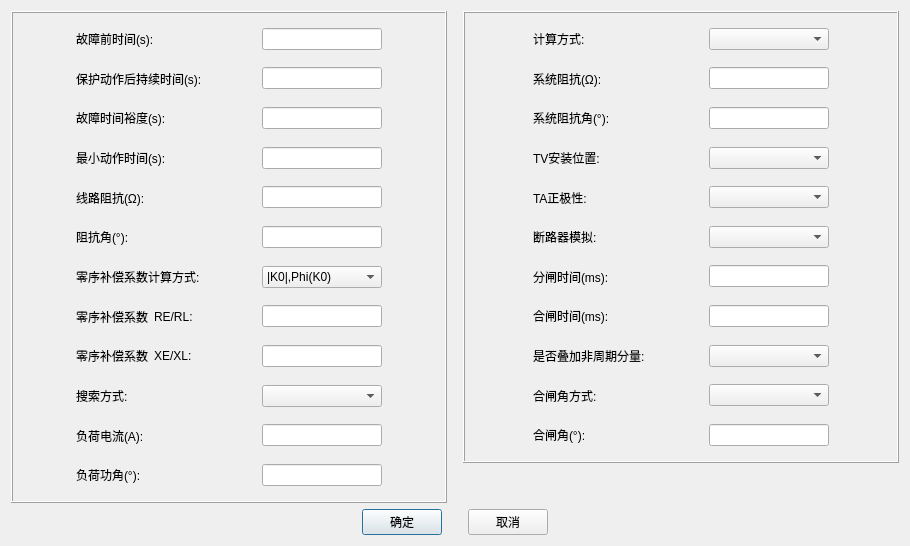
<?xml version="1.0" encoding="UTF-8"?>
<ui version="4.0">
 <class>QDistanceSearchCommonParasDlg</class>
 <widget class="QDialog" name="QDistanceSearchCommonParasDlg">
  <property name="geometry">
   <rect>
    <x>0</x>
    <y>0</y>
    <width>910</width>
    <height>546</height>
   </rect>
  </property>
  <property name="windowTitle">
   <string>通用参数</string>
  </property>
  <layout class="QHBoxLayout" name="horizontalLayout_2">
   <item>
    <layout class="QVBoxLayout" name="verticalLayout">
     <item>
      <layout class="QHBoxLayout" name="horizontalLayout_3">
       <item>
        <layout class="QVBoxLayout" name="verticalLayout_2">
         <item>
          <widget class="QFrame" name="frame">
           <property name="frameShape">
            <enum>QFrame::Box</enum>
           </property>
           <property name="frameShadow">
            <enum>QFrame::Raised</enum>
           </property>
           <layout class="QHBoxLayout" name="horizontalLayout_5">
            <item>
             <layout class="QGridLayout" name="gridLayout">
              <item row="0" column="2">
               <spacer name="horizontalSpacer_3">
                <property name="orientation">
                 <enum>Qt::Horizontal</enum>
                </property>
                <property name="sizeHint" stdset="0">
                 <size>
                  <width>40</width>
                  <height>20</height>
                 </size>
                </property>
               </spacer>
              </item>
              <item row="2" column="3">
               <widget class="QLineEdit" name="m_editFaultTime">
                <property name="sizePolicy">
                 <sizepolicy hsizetype="Fixed" vsizetype="Fixed">
                  <horstretch>0</horstretch>
                  <verstretch>0</verstretch>
                 </sizepolicy>
                </property>
                <property name="maximumSize">
                 <size>
                  <width>120</width>
                  <height>16777215</height>
                 </size>
                </property>
               </widget>
              </item>
              <item row="2" column="1">
               <widget class="QLabel" name="m_labFaultTime">
                <property name="sizePolicy">
                 <sizepolicy hsizetype="Preferred" vsizetype="Expanding">
                  <horstretch>0</horstretch>
                  <verstretch>0</verstretch>
                 </sizepolicy>
                </property>
                <property name="text">
                 <string>故障时间裕度(s):</string>
                </property>
               </widget>
              </item>
              <item row="8" column="3">
               <widget class="QLineEdit" name="m_editAngKx">
                <property name="sizePolicy">
                 <sizepolicy hsizetype="Fixed" vsizetype="Fixed">
                  <horstretch>0</horstretch>
                  <verstretch>0</verstretch>
                 </sizepolicy>
                </property>
                <property name="maximumSize">
                 <size>
                  <width>120</width>
                  <height>16777215</height>
                 </size>
                </property>
               </widget>
              </item>
              <item row="12" column="1">
               <widget class="QLabel" name="m_labILoadPh">
                <property name="sizePolicy">
                 <sizepolicy hsizetype="Preferred" vsizetype="Expanding">
                  <horstretch>0</horstretch>
                  <verstretch>0</verstretch>
                 </sizepolicy>
                </property>
                <property name="text">
                 <string>负荷功角(°):</string>
                </property>
               </widget>
              </item>
              <item row="12" column="3">
               <widget class="QLineEdit" name="m_editILoadPh">
                <property name="sizePolicy">
                 <sizepolicy hsizetype="Fixed" vsizetype="Fixed">
                  <horstretch>0</horstretch>
                  <verstretch>0</verstretch>
                 </sizepolicy>
                </property>
                <property name="maximumSize">
                 <size>
                  <width>120</width>
                  <height>16777215</height>
                 </size>
                </property>
               </widget>
              </item>
              <item row="0" column="4">
               <spacer name="horizontalSpacer_4">
                <property name="orientation">
                 <enum>Qt::Horizontal</enum>
                </property>
                <property name="sizeHint" stdset="0">
                 <size>
                  <width>40</width>
                  <height>20</height>
                 </size>
                </property>
               </spacer>
              </item>
              <item row="8" column="1">
               <layout class="QHBoxLayout" name="horizontalLayout_8">
                <item>
                 <widget class="QLabel" name="m_labAngKx_2">
                  <property name="sizePolicy">
                   <sizepolicy hsizetype="Fixed" vsizetype="Expanding">
                    <horstretch>0</horstretch>
                    <verstretch>0</verstretch>
                   </sizepolicy>
                  </property>
                  <property name="text">
                   <string>零序补偿系数</string>
                  </property>
                 </widget>
                </item>
                <item>
                 <widget class="QLabel" name="m_labAngKx">
                  <property name="sizePolicy">
                   <sizepolicy hsizetype="Preferred" vsizetype="Preferred">
                    <horstretch>0</horstretch>
                    <verstretch>0</verstretch>
                   </sizepolicy>
                  </property>
                  <property name="text">
                   <string>XE/XL:</string>
                  </property>
                 </widget>
                </item>
               </layout>
              </item>
              <item row="3" column="1">
               <widget class="QLabel" name="m_labActionTime">
                <property name="sizePolicy">
                 <sizepolicy hsizetype="Preferred" vsizetype="Expanding">
                  <horstretch>0</horstretch>
                  <verstretch>0</verstretch>
                 </sizepolicy>
                </property>
                <property name="text">
                 <string>最小动作时间(s):</string>
                </property>
               </widget>
              </item>
              <item row="3" column="3">
               <widget class="QLineEdit" name="m_editActionTime">
                <property name="sizePolicy">
                 <sizepolicy hsizetype="Fixed" vsizetype="Fixed">
                  <horstretch>0</horstretch>
                  <verstretch>0</verstretch>
                 </sizepolicy>
                </property>
                <property name="maximumSize">
                 <size>
                  <width>120</width>
                  <height>16777215</height>
                 </size>
                </property>
               </widget>
              </item>
              <item row="0" column="0">
               <spacer name="horizontalSpacer_2">
                <property name="orientation">
                 <enum>Qt::Horizontal</enum>
                </property>
                <property name="sizeHint" stdset="0">
                 <size>
                  <width>40</width>
                  <height>20</height>
                 </size>
                </property>
               </spacer>
              </item>
              <item row="0" column="1">
               <widget class="QLabel" name="m_labPreTime">
                <property name="sizePolicy">
                 <sizepolicy hsizetype="Preferred" vsizetype="Expanding">
                  <horstretch>0</horstretch>
                  <verstretch>0</verstretch>
                 </sizepolicy>
                </property>
                <property name="text">
                 <string>故障前时间(s):</string>
                </property>
               </widget>
              </item>
              <item row="1" column="1">
               <widget class="QLabel" name="m_labTimeAfterTrigger">
                <property name="sizePolicy">
                 <sizepolicy hsizetype="Preferred" vsizetype="Expanding">
                  <horstretch>0</horstretch>
                  <verstretch>0</verstretch>
                 </sizepolicy>
                </property>
                <property name="text">
                 <string>保护动作后持续时间(s):</string>
                </property>
               </widget>
              </item>
              <item row="10" column="1">
               <widget class="QLabel" name="m_labSearchMode">
                <property name="sizePolicy">
                 <sizepolicy hsizetype="Preferred" vsizetype="Expanding">
                  <horstretch>0</horstretch>
                  <verstretch>0</verstretch>
                 </sizepolicy>
                </property>
                <property name="text">
                 <string>搜索方式:</string>
                </property>
               </widget>
              </item>
              <item row="10" column="3">
               <widget class="CExBaseListComboBox" name="m_cbbSearchMode">
                <property name="sizePolicy">
                 <sizepolicy hsizetype="Fixed" vsizetype="Fixed">
                  <horstretch>0</horstretch>
                  <verstretch>0</verstretch>
                 </sizepolicy>
                </property>
                <property name="minimumSize">
                 <size>
                  <width>0</width>
                  <height>0</height>
                 </size>
                </property>
                <property name="maximumSize">
                 <size>
                  <width>120</width>
                  <height>16777215</height>
                 </size>
                </property>
               </widget>
              </item>
              <item row="11" column="3">
               <widget class="QLineEdit" name="m_editILoad">
                <property name="sizePolicy">
                 <sizepolicy hsizetype="Fixed" vsizetype="Fixed">
                  <horstretch>0</horstretch>
                  <verstretch>0</verstretch>
                 </sizepolicy>
                </property>
                <property name="maximumSize">
                 <size>
                  <width>120</width>
                  <height>16777215</height>
                 </size>
                </property>
               </widget>
              </item>
              <item row="11" column="1">
               <widget class="QLabel" name="m_labILoad">
                <property name="sizePolicy">
                 <sizepolicy hsizetype="Preferred" vsizetype="Expanding">
                  <horstretch>0</horstretch>
                  <verstretch>0</verstretch>
                 </sizepolicy>
                </property>
                <property name="text">
                 <string>负荷电流(A):</string>
                </property>
               </widget>
              </item>
              <item row="0" column="3">
               <widget class="QLineEdit" name="m_editPreFaultTime">
                <property name="sizePolicy">
                 <sizepolicy hsizetype="Fixed" vsizetype="Fixed">
                  <horstretch>0</horstretch>
                  <verstretch>0</verstretch>
                 </sizepolicy>
                </property>
                <property name="minimumSize">
                 <size>
                  <width>120</width>
                  <height>0</height>
                 </size>
                </property>
                <property name="maximumSize">
                 <size>
                  <width>120</width>
                  <height>16777215</height>
                 </size>
                </property>
               </widget>
              </item>
              <item row="1" column="3">
               <widget class="QLineEdit" name="m_editTimeAfterTrigger">
                <property name="sizePolicy">
                 <sizepolicy hsizetype="Fixed" vsizetype="Fixed">
                  <horstretch>0</horstretch>
                  <verstretch>0</verstretch>
                 </sizepolicy>
                </property>
                <property name="minimumSize">
                 <size>
                  <width>120</width>
                  <height>0</height>
                 </size>
                </property>
                <property name="maximumSize">
                 <size>
                  <width>120</width>
                  <height>16777215</height>
                 </size>
                </property>
               </widget>
              </item>
              <item row="7" column="3">
               <widget class="QLineEdit" name="m_editKlKr">
                <property name="sizePolicy">
                 <sizepolicy hsizetype="Fixed" vsizetype="Fixed">
                  <horstretch>0</horstretch>
                  <verstretch>0</verstretch>
                 </sizepolicy>
                </property>
                <property name="maximumSize">
                 <size>
                  <width>120</width>
                  <height>16777215</height>
                 </size>
                </property>
               </widget>
              </item>
              <item row="7" column="1">
               <layout class="QHBoxLayout" name="horizontalLayout">
                <item>
                 <widget class="QLabel" name="m_labKlKr_2">
                  <property name="sizePolicy">
                   <sizepolicy hsizetype="Fixed" vsizetype="Expanding">
                    <horstretch>0</horstretch>
                    <verstretch>0</verstretch>
                   </sizepolicy>
                  </property>
                  <property name="text">
                   <string>零序补偿系数</string>
                  </property>
                 </widget>
                </item>
                <item>
                 <widget class="QLabel" name="m_labKlKr">
                  <property name="sizePolicy">
                   <sizepolicy hsizetype="Preferred" vsizetype="Preferred">
                    <horstretch>0</horstretch>
                    <verstretch>0</verstretch>
                   </sizepolicy>
                  </property>
                  <property name="text">
                   <string>RE/RL:</string>
                  </property>
                 </widget>
                </item>
               </layout>
              </item>
              <item row="4" column="1">
               <widget class="QLabel" name="m_labZl">
                <property name="sizePolicy">
                 <sizepolicy hsizetype="Preferred" vsizetype="Expanding">
                  <horstretch>0</horstretch>
                  <verstretch>0</verstretch>
                 </sizepolicy>
                </property>
                <property name="text">
                 <string>线路阻抗(Ω):</string>
                </property>
               </widget>
              </item>
              <item row="6" column="1">
               <widget class="QLabel" name="m_labK0Mode">
                <property name="sizePolicy">
                 <sizepolicy hsizetype="Preferred" vsizetype="Expanding">
                  <horstretch>0</horstretch>
                  <verstretch>0</verstretch>
                 </sizepolicy>
                </property>
                <property name="text">
                 <string>零序补偿系数计算方式:</string>
                </property>
               </widget>
              </item>
              <item row="6" column="3">
               <widget class="QComboBox" name="m_cbbK0Mode">
                <property name="sizePolicy">
                 <sizepolicy hsizetype="Fixed" vsizetype="Fixed">
                  <horstretch>0</horstretch>
                  <verstretch>0</verstretch>
                 </sizepolicy>
                </property>
                <property name="maximumSize">
                 <size>
                  <width>120</width>
                  <height>16777215</height>
                 </size>
                </property>
                <item>
                 <property name="text">
                  <string>|K0|,Phi(K0)</string>
                 </property>
                </item>
                <item>
                 <property name="text">
                  <string>RERL,XEXL</string>
                 </property>
                </item>
                <item>
                 <property name="text">
                  <string>|Z0/Z1|,Phi(Z0/Z1)</string>
                 </property>
                </item>
               </widget>
              </item>
              <item row="4" column="3">
               <widget class="QLineEdit" name="m_editZl">
                <property name="sizePolicy">
                 <sizepolicy hsizetype="Fixed" vsizetype="Fixed">
                  <horstretch>0</horstretch>
                  <verstretch>0</verstretch>
                 </sizepolicy>
                </property>
                <property name="maximumSize">
                 <size>
                  <width>120</width>
                  <height>16777215</height>
                 </size>
                </property>
               </widget>
              </item>
              <item row="5" column="1">
               <widget class="QLabel" name="m_labZAng">
                <property name="sizePolicy">
                 <sizepolicy hsizetype="Preferred" vsizetype="Expanding">
                  <horstretch>0</horstretch>
                  <verstretch>0</verstretch>
                 </sizepolicy>
                </property>
                <property name="text">
                 <string>阻抗角(°):</string>
                </property>
               </widget>
              </item>
              <item row="5" column="3">
               <widget class="QLineEdit" name="m_editZAng">
                <property name="sizePolicy">
                 <sizepolicy hsizetype="Fixed" vsizetype="Fixed">
                  <horstretch>0</horstretch>
                  <verstretch>0</verstretch>
                 </sizepolicy>
                </property>
                <property name="maximumSize">
                 <size>
                  <width>120</width>
                  <height>16777215</height>
                 </size>
                </property>
               </widget>
              </item>
             </layout>
            </item>
           </layout>
          </widget>
         </item>
        </layout>
       </item>
       <item>
        <spacer name="horizontalSpacer">
         <property name="orientation">
          <enum>Qt::Horizontal</enum>
         </property>
         <property name="sizeType">
          <enum>QSizePolicy::Fixed</enum>
         </property>
         <property name="sizeHint" stdset="0">
          <size>
           <width>10</width>
           <height>20</height>
          </size>
         </property>
        </spacer>
       </item>
       <item>
        <layout class="QVBoxLayout" name="verticalLayout_3">
         <item>
          <widget class="QFrame" name="frame_3">
           <property name="frameShape">
            <enum>QFrame::Box</enum>
           </property>
           <property name="frameShadow">
            <enum>QFrame::Raised</enum>
           </property>
           <layout class="QHBoxLayout" name="horizontalLayout_7">
            <item>
             <layout class="QGridLayout" name="gridLayout_3">
              <item row="2" column="1">
               <widget class="QLabel" name="m_labZsAng">
                <property name="sizePolicy">
                 <sizepolicy hsizetype="Preferred" vsizetype="Expanding">
                  <horstretch>0</horstretch>
                  <verstretch>0</verstretch>
                 </sizepolicy>
                </property>
                <property name="text">
                 <string>系统阻抗角(°):</string>
                </property>
               </widget>
              </item>
              <item row="0" column="3">
               <widget class="QComboBox" name="m_cbbCalcuMode">
                <property name="sizePolicy">
                 <sizepolicy hsizetype="Fixed" vsizetype="Fixed">
                  <horstretch>0</horstretch>
                  <verstretch>0</verstretch>
                 </sizepolicy>
                </property>
                <property name="maximumSize">
                 <size>
                  <width>120</width>
                  <height>16777215</height>
                 </size>
                </property>
               </widget>
              </item>
              <item row="5" column="3">
               <widget class="CExBaseListComboBox" name="m_cbbSimulateBreakerDelay">
                <property name="sizePolicy">
                 <sizepolicy hsizetype="Fixed" vsizetype="Fixed">
                  <horstretch>0</horstretch>
                  <verstretch>0</verstretch>
                 </sizepolicy>
                </property>
                <property name="maximumSize">
                 <size>
                  <width>120</width>
                  <height>16777215</height>
                 </size>
                </property>
               </widget>
              </item>
              <item row="7" column="3">
               <widget class="QLineEdit" name="m_editBrkCloseTime">
                <property name="sizePolicy">
                 <sizepolicy hsizetype="Fixed" vsizetype="Fixed">
                  <horstretch>0</horstretch>
                  <verstretch>0</verstretch>
                 </sizepolicy>
                </property>
                <property name="maximumSize">
                 <size>
                  <width>120</width>
                  <height>16777215</height>
                 </size>
                </property>
               </widget>
              </item>
              <item row="9" column="3">
               <widget class="CExBaseListComboBox" name="m_cbbFaultAngMode">
                <property name="sizePolicy">
                 <sizepolicy hsizetype="Fixed" vsizetype="Fixed">
                  <horstretch>0</horstretch>
                  <verstretch>0</verstretch>
                 </sizepolicy>
                </property>
                <property name="maximumSize">
                 <size>
                  <width>120</width>
                  <height>16777215</height>
                 </size>
                </property>
               </widget>
              </item>
              <item row="3" column="4">
               <spacer name="horizontalSpacer_7">
                <property name="orientation">
                 <enum>Qt::Horizontal</enum>
                </property>
                <property name="sizeHint" stdset="0">
                 <size>
                  <width>40</width>
                  <height>20</height>
                 </size>
                </property>
               </spacer>
              </item>
              <item row="3" column="2">
               <spacer name="horizontalSpacer_6">
                <property name="orientation">
                 <enum>Qt::Horizontal</enum>
                </property>
                <property name="sizeHint" stdset="0">
                 <size>
                  <width>40</width>
                  <height>20</height>
                 </size>
                </property>
               </spacer>
              </item>
              <item row="3" column="0">
               <spacer name="horizontalSpacer_5">
                <property name="orientation">
                 <enum>Qt::Horizontal</enum>
                </property>
                <property name="sizeHint" stdset="0">
                 <size>
                  <width>40</width>
                  <height>20</height>
                 </size>
                </property>
               </spacer>
              </item>
              <item row="8" column="3">
               <widget class="QComboBox" name="m_cbbFaultId">
                <property name="sizePolicy">
                 <sizepolicy hsizetype="Fixed" vsizetype="Fixed">
                  <horstretch>0</horstretch>
                  <verstretch>0</verstretch>
                 </sizepolicy>
                </property>
                <property name="maximumSize">
                 <size>
                  <width>120</width>
                  <height>16777215</height>
                 </size>
                </property>
               </widget>
              </item>
              <item row="0" column="1">
               <widget class="QLabel" name="m_labCalMode">
                <property name="sizePolicy">
                 <sizepolicy hsizetype="Preferred" vsizetype="Expanding">
                  <horstretch>0</horstretch>
                  <verstretch>0</verstretch>
                 </sizepolicy>
                </property>
                <property name="text">
                 <string>计算方式:</string>
                </property>
               </widget>
              </item>
              <item row="3" column="1">
               <widget class="QLabel" name="m_labPTPos">
                <property name="sizePolicy">
                 <sizepolicy hsizetype="Preferred" vsizetype="Expanding">
                  <horstretch>0</horstretch>
                  <verstretch>0</verstretch>
                 </sizepolicy>
                </property>
                <property name="text">
                 <string>TV安装位置:</string>
                </property>
               </widget>
              </item>
              <item row="5" column="1">
               <widget class="QLabel" name="m_labSimulateBreakerDelay">
                <property name="sizePolicy">
                 <sizepolicy hsizetype="Preferred" vsizetype="Expanding">
                  <horstretch>0</horstretch>
                  <verstretch>0</verstretch>
                 </sizepolicy>
                </property>
                <property name="text">
                 <string>断路器模拟:</string>
                </property>
               </widget>
              </item>
              <item row="10" column="1">
               <widget class="QLabel" name="m_labFaultAng">
                <property name="sizePolicy">
                 <sizepolicy hsizetype="Preferred" vsizetype="Expanding">
                  <horstretch>0</horstretch>
                  <verstretch>0</verstretch>
                 </sizepolicy>
                </property>
                <property name="text">
                 <string>合闸角(°):</string>
                </property>
               </widget>
              </item>
              <item row="3" column="3">
               <widget class="CExBaseListComboBox" name="m_cbbPTPos">
                <property name="sizePolicy">
                 <sizepolicy hsizetype="Fixed" vsizetype="Fixed">
                  <horstretch>0</horstretch>
                  <verstretch>0</verstretch>
                 </sizepolicy>
                </property>
                <property name="minimumSize">
                 <size>
                  <width>120</width>
                  <height>0</height>
                 </size>
                </property>
               </widget>
              </item>
              <item row="9" column="1">
               <widget class="QLabel" name="m_labFaultAngMode">
                <property name="sizePolicy">
                 <sizepolicy hsizetype="Preferred" vsizetype="Expanding">
                  <horstretch>0</horstretch>
                  <verstretch>0</verstretch>
                 </sizepolicy>
                </property>
                <property name="text">
                 <string>合闸角方式:</string>
                </property>
               </widget>
              </item>
              <item row="7" column="1">
               <widget class="QLabel" name="m_labBrkCloseTime">
                <property name="sizePolicy">
                 <sizepolicy hsizetype="Preferred" vsizetype="Expanding">
                  <horstretch>0</horstretch>
                  <verstretch>0</verstretch>
                 </sizepolicy>
                </property>
                <property name="text">
                 <string>合闸时间(ms):</string>
                </property>
               </widget>
              </item>
              <item row="4" column="1">
               <widget class="QLabel" name="m_labCTPos">
                <property name="sizePolicy">
                 <sizepolicy hsizetype="Preferred" vsizetype="Expanding">
                  <horstretch>0</horstretch>
                  <verstretch>0</verstretch>
                 </sizepolicy>
                </property>
                <property name="text">
                 <string>TA正极性:</string>
                </property>
               </widget>
              </item>
              <item row="4" column="3">
               <widget class="CExBaseListComboBox" name="m_cbbCTPos">
                <property name="sizePolicy">
                 <sizepolicy hsizetype="Fixed" vsizetype="Fixed">
                  <horstretch>0</horstretch>
                  <verstretch>0</verstretch>
                 </sizepolicy>
                </property>
                <property name="maximumSize">
                 <size>
                  <width>120</width>
                  <height>16777215</height>
                 </size>
                </property>
               </widget>
              </item>
              <item row="10" column="3">
               <widget class="QLineEdit" name="m_editFaultAng">
                <property name="sizePolicy">
                 <sizepolicy hsizetype="Fixed" vsizetype="Fixed">
                  <horstretch>0</horstretch>
                  <verstretch>0</verstretch>
                 </sizepolicy>
                </property>
                <property name="maximumSize">
                 <size>
                  <width>120</width>
                  <height>16777215</height>
                 </size>
                </property>
               </widget>
              </item>
              <item row="6" column="1">
               <widget class="QLabel" name="m_labBrkBreakTime">
                <property name="sizePolicy">
                 <sizepolicy hsizetype="Preferred" vsizetype="Expanding">
                  <horstretch>0</horstretch>
                  <verstretch>0</verstretch>
                 </sizepolicy>
                </property>
                <property name="text">
                 <string>分闸时间(ms):</string>
                </property>
               </widget>
              </item>
              <item row="8" column="1">
               <widget class="QLabel" name="m_labFaultId">
                <property name="sizePolicy">
                 <sizepolicy hsizetype="Preferred" vsizetype="Expanding">
                  <horstretch>0</horstretch>
                  <verstretch>0</verstretch>
                 </sizepolicy>
                </property>
                <property name="text">
                 <string>是否叠加非周期分量:</string>
                </property>
               </widget>
              </item>
              <item row="6" column="3">
               <widget class="QLineEdit" name="m_editBrkBreakTime">
                <property name="sizePolicy">
                 <sizepolicy hsizetype="Fixed" vsizetype="Fixed">
                  <horstretch>0</horstretch>
                  <verstretch>0</verstretch>
                 </sizepolicy>
                </property>
                <property name="maximumSize">
                 <size>
                  <width>120</width>
                  <height>16777215</height>
                 </size>
                </property>
               </widget>
              </item>
              <item row="1" column="1">
               <widget class="QLabel" name="m_labZsMag">
                <property name="sizePolicy">
                 <sizepolicy hsizetype="Preferred" vsizetype="Expanding">
                  <horstretch>0</horstretch>
                  <verstretch>0</verstretch>
                 </sizepolicy>
                </property>
                <property name="text">
                 <string>系统阻抗(Ω):</string>
                </property>
               </widget>
              </item>
              <item row="2" column="3">
               <widget class="QLineEdit" name="m_editZsAng">
                <property name="sizePolicy">
                 <sizepolicy hsizetype="Fixed" vsizetype="Fixed">
                  <horstretch>0</horstretch>
                  <verstretch>0</verstretch>
                 </sizepolicy>
                </property>
                <property name="maximumSize">
                 <size>
                  <width>120</width>
                  <height>16777215</height>
                 </size>
                </property>
               </widget>
              </item>
              <item row="1" column="3">
               <widget class="QLineEdit" name="m_editZsMag">
                <property name="sizePolicy">
                 <sizepolicy hsizetype="Fixed" vsizetype="Fixed">
                  <horstretch>0</horstretch>
                  <verstretch>0</verstretch>
                 </sizepolicy>
                </property>
                <property name="maximumSize">
                 <size>
                  <width>120</width>
                  <height>16777215</height>
                 </size>
                </property>
               </widget>
              </item>
             </layout>
            </item>
           </layout>
          </widget>
         </item>
         <item>
          <spacer name="verticalSpacer">
           <property name="orientation">
            <enum>Qt::Vertical</enum>
           </property>
           <property name="sizeType">
            <enum>QSizePolicy::Preferred</enum>
           </property>
           <property name="sizeHint" stdset="0">
            <size>
             <width>20</width>
             <height>40</height>
            </size>
           </property>
          </spacer>
         </item>
        </layout>
       </item>
      </layout>
     </item>
     <item>
      <layout class="QHBoxLayout" name="horizontalLayout_4">
       <item>
        <spacer name="horizontalSpacer_8">
         <property name="orientation">
          <enum>Qt::Horizontal</enum>
         </property>
         <property name="sizeHint" stdset="0">
          <size>
           <width>40</width>
           <height>20</height>
          </size>
         </property>
        </spacer>
       </item>
       <item>
        <widget class="QPushButton" name="m_btnOk">
         <property name="sizePolicy">
          <sizepolicy hsizetype="Fixed" vsizetype="Fixed">
           <horstretch>0</horstretch>
           <verstretch>0</verstretch>
          </sizepolicy>
         </property>
         <property name="text">
          <string>确定</string>
         </property>
        </widget>
       </item>
       <item>
        <spacer name="horizontalSpacer_10">
         <property name="orientation">
          <enum>Qt::Horizontal</enum>
         </property>
         <property name="sizeType">
          <enum>QSizePolicy::Fixed</enum>
         </property>
         <property name="sizeHint" stdset="0">
          <size>
           <width>20</width>
           <height>20</height>
          </size>
         </property>
        </spacer>
       </item>
       <item>
        <widget class="QPushButton" name="m_btnCancel">
         <property name="sizePolicy">
          <sizepolicy hsizetype="Fixed" vsizetype="Fixed">
           <horstretch>0</horstretch>
           <verstretch>0</verstretch>
          </sizepolicy>
         </property>
         <property name="text">
          <string>取消</string>
         </property>
        </widget>
       </item>
       <item>
        <spacer name="horizontalSpacer_9">
         <property name="orientation">
          <enum>Qt::Horizontal</enum>
         </property>
         <property name="sizeHint" stdset="0">
          <size>
           <width>40</width>
           <height>20</height>
          </size>
         </property>
        </spacer>
       </item>
      </layout>
     </item>
    </layout>
   </item>
  </layout>
 </widget>
 <customwidgets>
  <customwidget>
   <class>CExBaseListComboBox</class>
   <extends>QComboBox</extends>
   <header>../../../../Module/BaseClass/QT/QExBaseListComboBox.h</header>
  </customwidget>
 </customwidgets>
 <resources/>
 <connections/>
</ui>
